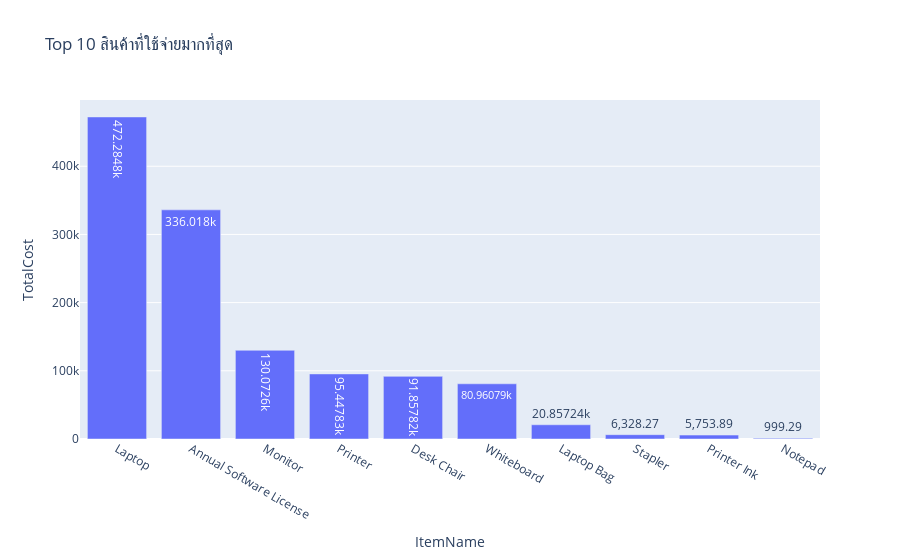

Notebook code for this chart:
### Code cell
top_10(df, 'ItemName','TotalCost')

### Figure 1 — Plotly figure (JSON) as saved in the notebook; plotly's stock layout.template omitted (floating-point values rounded to 4 significant figures)
{"data": [{"hovertemplate": "ItemName=%{x}<br>TotalCost=%{y}<extra></extra>", "legendgroup": "", "marker": {"color": "#636efa", "pattern": {"shape": ""}}, "name": "", "orientation": "v", "showlegend": false, "textposition": "auto", "texttemplate": "%{y}", "type": "bar", "x": ["Laptop", "Annual Software License", "Monitor", "Printer", "Desk Chair", "Whiteboard", "Laptop Bag", "Stapler", "Printer Ink", "Notepad"], "xaxis": "x", "y": [472300.0, 336000.0, 130100.0, 95450.0, 91860.0, 80960.0, 20860.0, 6328.0, 5754.0, 999.3], "yaxis": "y"}], "layout": {"barmode": "relative", "legend": {"tracegroupgap": 0}, "title": {"text": "Top 10 สินค้าที่ใช้จ่ายมากที่สุด"}, "xaxis": {"anchor": "y", "domain": [0, 1], "title": {"text": "ItemName"}}, "yaxis": {"anchor": "x", "domain": [0, 1], "title": {"text": "TotalCost"}}}}
